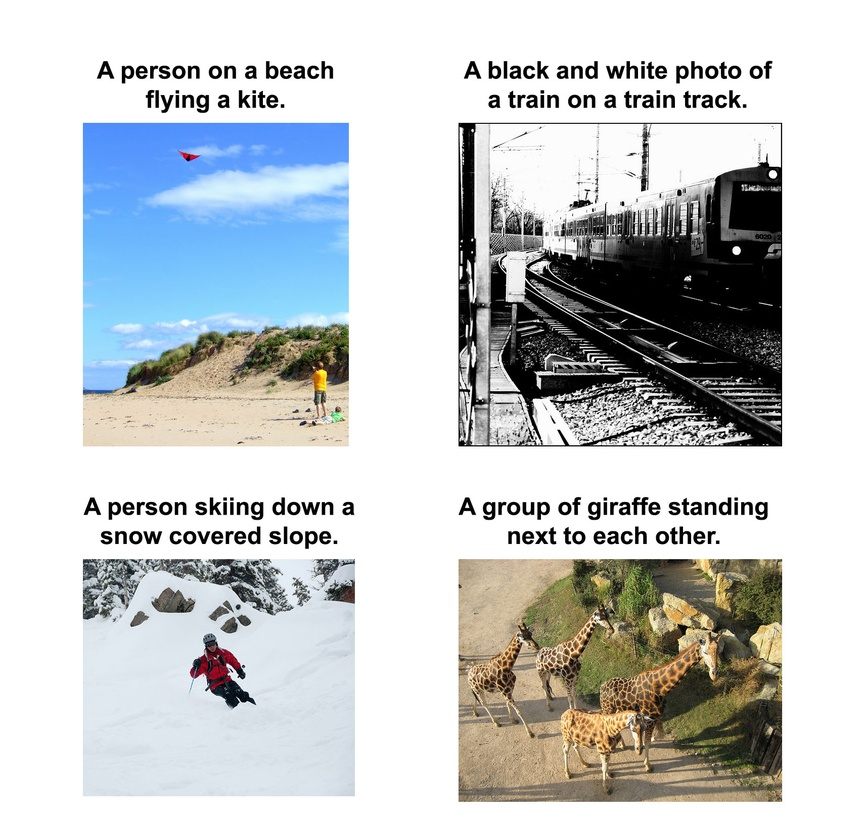
#> input picture applications/video_configuration/tf_model_zoo/models/im2txt/g3doc/example_captions.jpg, 863 x 818 px, shrunk from 1707 x 1618 before the run
$ python -i segmentation_model.py   (imports and definitions only)
#> lines starting #> are read from the running program, lines starting #| are printed output that depends on the picture
"""
Segmentation Algorithmic Components

This module implements the 50 algorithmic components from Appendix A.2:
- Filtering (FIL): 8 components
- Morphology (MOR): 12 components
- Feature Detection (FD): 14 components
- Image-specific Clustering (CIS): 6 components
- Generic Clustering (CG): 10 components

Each component is implemented as a function that takes an image and returns
a processed image or segmentation mask.
"""

from typing import Dict, Callable, Any, Tuple
import numpy as np
import cv2
from skimage import filters, morphology, feature, segmentation, measure
from skimage.filters import gabor
from skimage.transform import hough_line, hough_line_peaks
from sklearn.cluster import (
    KMeans, AffinityPropagation, MeanShift, SpectralClustering,
    AgglomerativeClustering, DBSCAN, OPTICS, BisectingKMeans, Birch
)
from sklearn.mixture import GaussianMixture
from scipy import ndimage


class SegmentationComponents:
    """
    Collection of segmentation algorithmic components.
    Each component is a callable that processes an image.
    """

    # ========== FILTERING (FIL) - 8 components ==========

    # [327 lines left out: functions gaussian_filter, adaptive_histogram_eq, thresholding, convert_to_binary, leung_malik_filter, median_blur and 20 more, not called in this run]

    @staticmethod
    def det_of_hessian(image: np.ndarray, **kwargs) -> np.ndarray:
        """Compute determinant of Hessian."""
        if len(image.shape) == 3:
            gray = np.mean(image, axis=2)
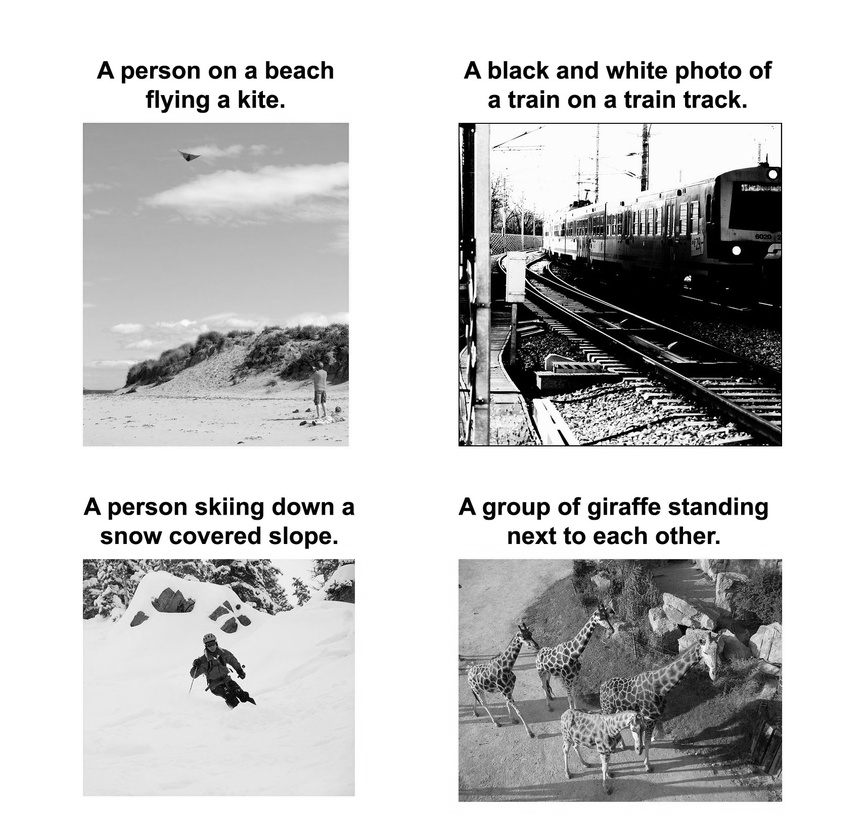
#> gray: shape (818, 863) float64; min 0, max 255, mean 199.6
        else:
            gray = image

        # Compute second derivatives
        Ixx = ndimage.sobel(ndimage.sobel(gray, axis=0), axis=0)
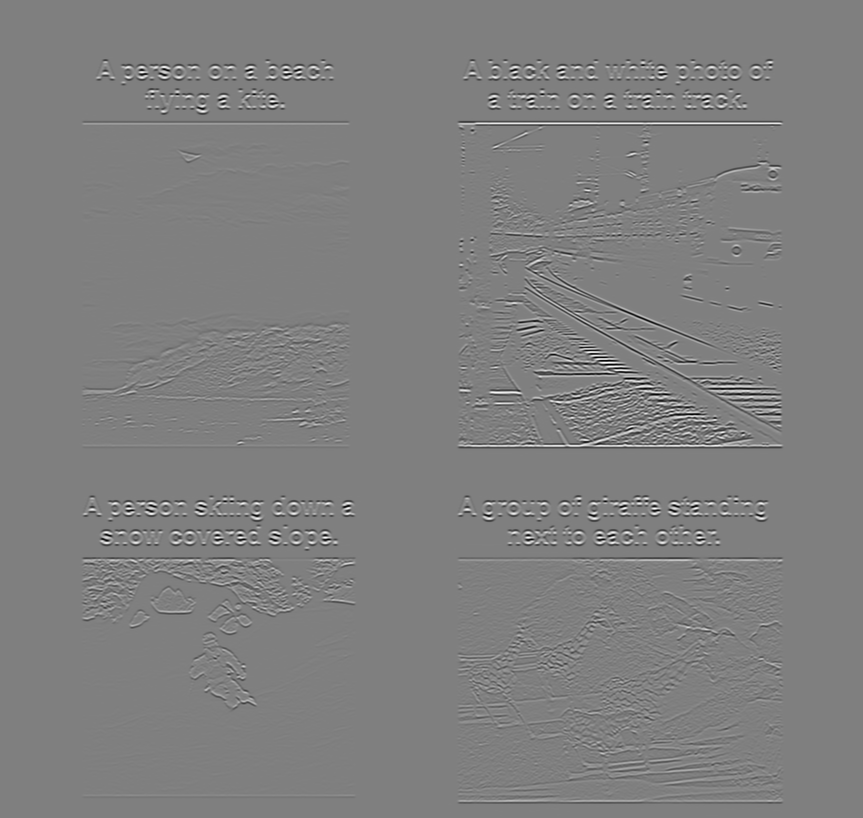
#> Ixx: shape (818, 863) float64; min -8035, max 8014, mean 0; drawn with min black and max white
        Iyy = ndimage.sobel(ndimage.sobel(gray, axis=1), axis=1)
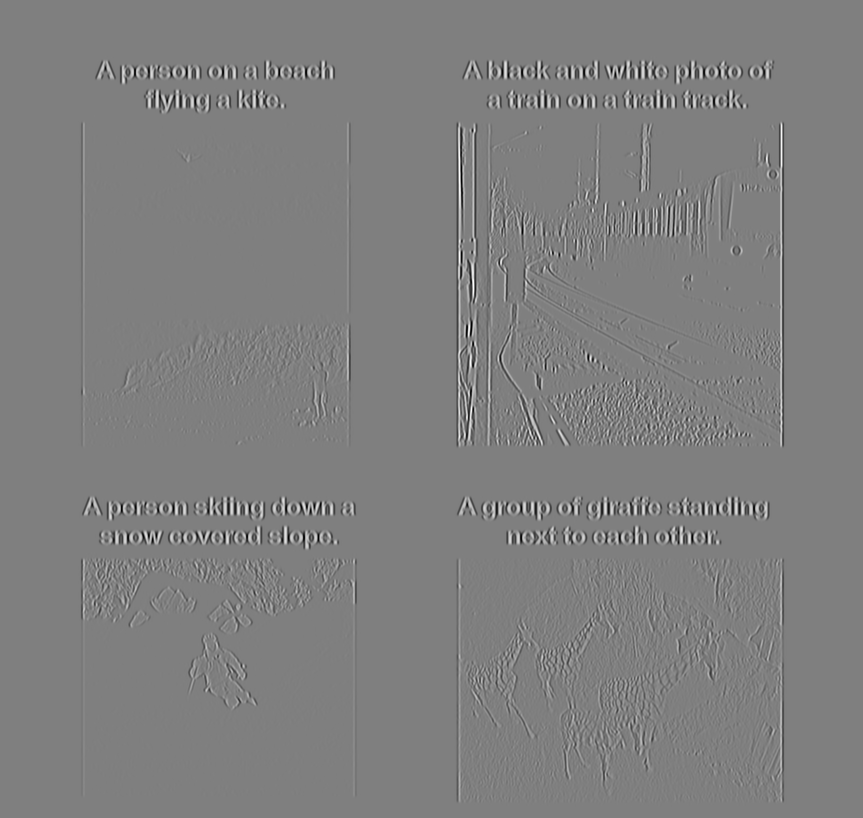
#> Iyy: shape (818, 863) float64; min -8137, max 8142, mean 0; drawn with min black and max white
        Ixy = ndimage.sobel(ndimage.sobel(gray, axis=0), axis=1)
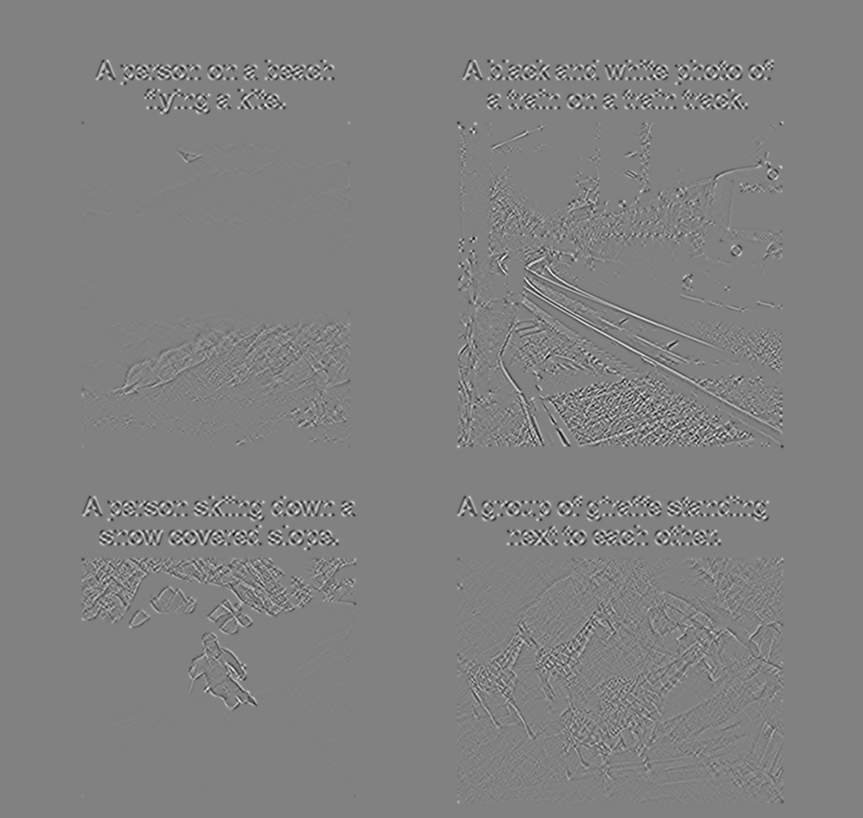
#> Ixy: shape (818, 863) float64; min -3580, max 3478, mean 0; drawn with min black and max white

        # Determinant of Hessian
        det_H = Ixx * Iyy - Ixy ** 2
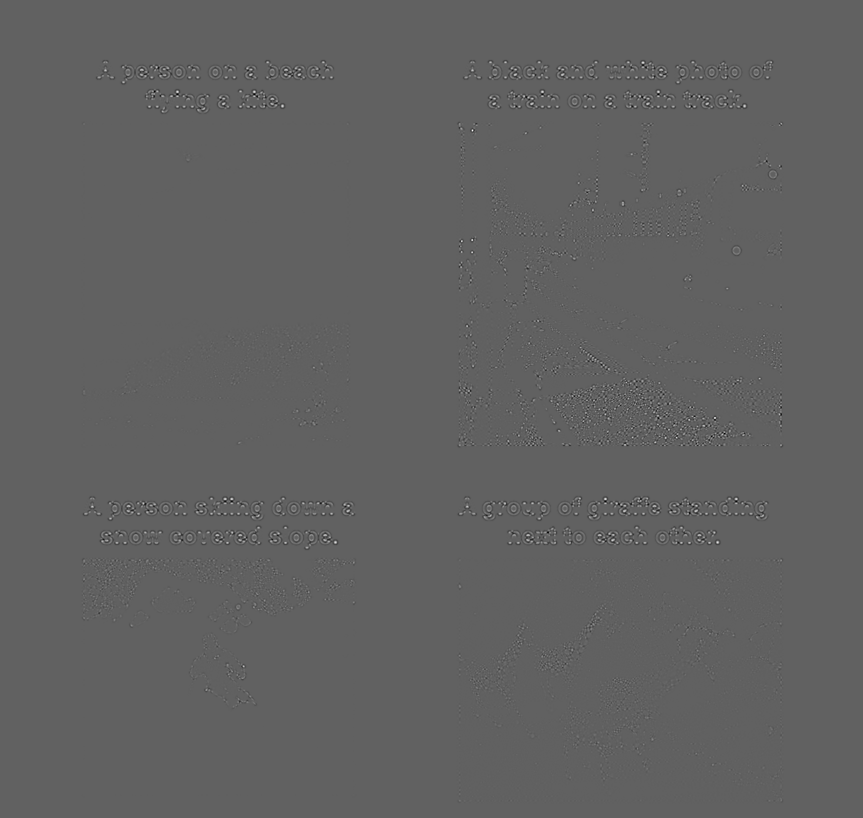
#> det_H: shape (818, 863) float64; min -21921624, max 35665096, mean 0; drawn with min black and max white
        return det_H

    # [479 lines left out: functions diff_of_gaussian, laplacian_of_gaussian, shape_index, hog, shape_formula, contour_finding and 17 more, not called in this run]


# Component registry mapping names to functions
COMPONENT_REGISTRY: Dict[str, Callable] = {
    # FIL - Filtering
    'gaussian_filter': SegmentationComponents.gaussian_filter,
    'adaptive_histogram_eq': SegmentationComponents.adaptive_histogram_eq,
    'thresholding': SegmentationComponents.thresholding,
    'convert_to_binary': SegmentationComponents.convert_to_binary,
    'leung_malik_filter': SegmentationComponents.leung_malik_filter,
    'median_blur': SegmentationComponents.median_blur,
    'brightness_enhance': SegmentationComponents.brightness_enhance,
    'color_space_change': SegmentationComponents.color_space_change,

    # MOR - Morphology
    'vertical_area_extraction': SegmentationComponents.vertical_area_extraction,
    'horizontal_area_extraction': SegmentationComponents.horizontal_area_extraction,
    'skeletonization': SegmentationComponents.skeletonization,
    'dilation': SegmentationComponents.dilation,
    'erosion': SegmentationComponents.erosion,
    'opening': SegmentationComponents.opening,
    'closing': SegmentationComponents.closing,
    'union_find': SegmentationComponents.union_find,
    'convex_hull': SegmentationComponents.convex_hull,
    'hole_filling': SegmentationComponents.hole_filling,
    'top_hat': SegmentationComponents.top_hat,
    'bottom_hat': SegmentationComponents.bottom_hat,

    # FD - Feature Detection
    'hough_transform': SegmentationComponents.hough_transform,
    'prewitt': SegmentationComponents.prewitt,
    'sobel': SegmentationComponents.sobel,
    'canny_edge': SegmentationComponents.canny_edge,
    'haar': SegmentationComponents.haar,
    'laplacian': SegmentationComponents.laplacian,
    'det_of_hessian': SegmentationComponents.det_of_hessian,
    'diff_of_gaussian': SegmentationComponents.diff_of_gaussian,
    'laplacian_of_gaussian': SegmentationComponents.laplacian_of_gaussian,
    'shape_index': SegmentationComponents.shape_index,
    'hog': SegmentationComponents.hog,
    'shape_formula': SegmentationComponents.shape_formula,
    'contour_finding': SegmentationComponents.contour_finding,
    'local_binary_pattern': SegmentationComponents.local_binary_pattern,

    # CIS - Image-specific Clustering
    'slic_superpixels': SegmentationComponents.slic_superpixels,
    'chan_vese': SegmentationComponents.chan_vese,
    'felsenszwalb': SegmentationComponents.felsenszwalb,
    'quickshift': SegmentationComponents.quickshift,
    'gabor_filter': SegmentationComponents.gabor_filter,
    'watershed': SegmentationComponents.watershed,

    # CG - Generic Clustering
    'kmeans_plusplus': SegmentationComponents.kmeans_plusplus,
    'affinity_propagation': SegmentationComponents.affinity_propagation,
    'mean_shift': SegmentationComponents.mean_shift,
    'spectral_clustering': SegmentationComponents.spectral_clustering,
    'agglomerative': SegmentationComponents.agglomerative,
    'dbscan': SegmentationComponents.dbscan,
    'optics': SegmentationComponents.optics,
    'gaussian_mixtures': SegmentationComponents.gaussian_mixtures,
    'birch': SegmentationComponents.birch,
    'bisecting_kmeans': SegmentationComponents.bisecting_kmeans
}


# [31 lines left out: function apply_chromosome, not called in this run]

>>> import cv2
>>> picture = cv2.cvtColor(cv2.imread('../../video_configuration/tf_model_zoo/models/im2txt/g3doc/example_captions.jpg'), cv2.COLOR_BGR2RGB)
>>> result = SegmentationComponents().det_of_hessian(picture)
